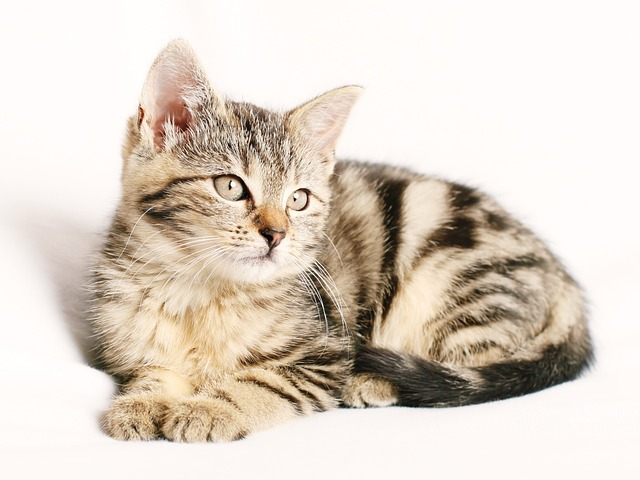
#> input picture image/cat1.jpg, 640 x 480 px
$ jupyter execute index20.ipynb
#> lines starting #> are read from the running program, lines starting #| are printed output that depends on the picture; after the words box and inside, x2 and y2 are one past the last pixel; in counts of white or black regions, pixels touching at a corner belong together
[cell 1]
import pandas as pd
import cv2

[cell 2]
img = cv2.imread("image/cat1.jpg")
#> img is the input picture: shape (480, 640, 3); mean B, G, R 199, 210.7, 221.7
img = cv2.cvtColor(img,cv2.COLOR_BGR2GRAY)
#> img: shape (480, 640)
_,th = cv2.threshold(img,193,255,cv2.THRESH_BINARY)
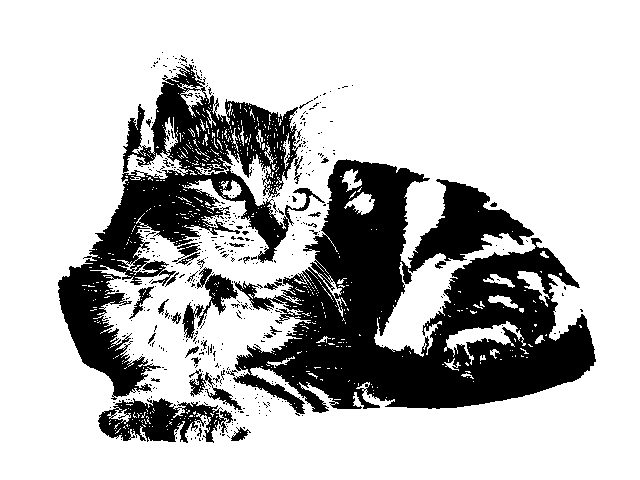
#> th: shape (480, 640); 74.2% white; 460 black regions (425 under 20 px), largest, box (x1, y1, x2, y2) and area: (233, 159, 596, 416) 47004, (58, 64, 325, 400) 24356, (98, 398, 233, 443) 3317
cv2.imshow("thresh",th)
cv2.imshow("cat",img)
cv2.waitKey(0)
cv2.destroyAllWindows()

[cell 3]
img = cv2.imread("image/cat3.jpg")
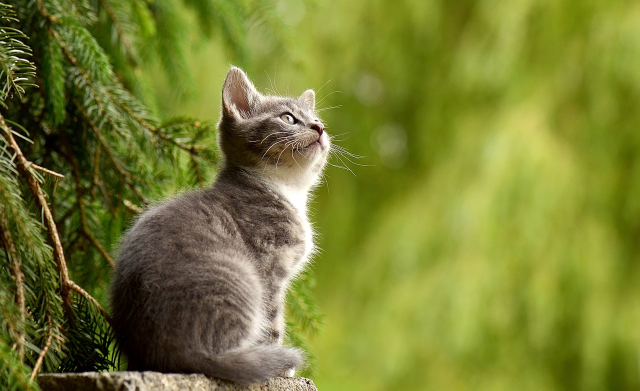
#> input picture image/cat3.jpg, 1280 x 781 px (shown at 1/2 size)
#> img is the input picture: shape (781, 1280, 3); mean B, G, R 49.7, 125.8, 119.2
img = cv2.cvtColor(img,cv2.COLOR_BGR2GRAY)
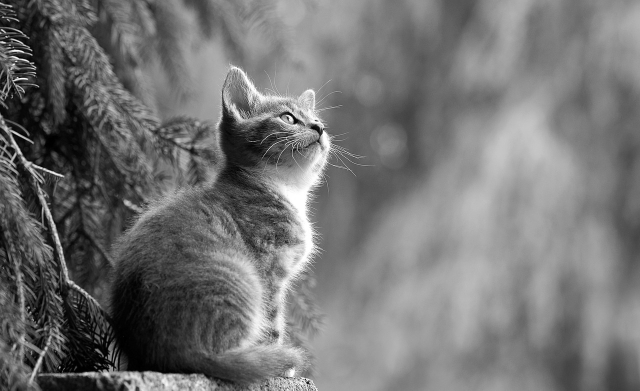
#> img: shape (781, 1280) (shown at 1/2 size); min 0, max 255, mean 115.2
_,th = cv2.threshold(img,103,255,cv2.THRESH_OTSU)
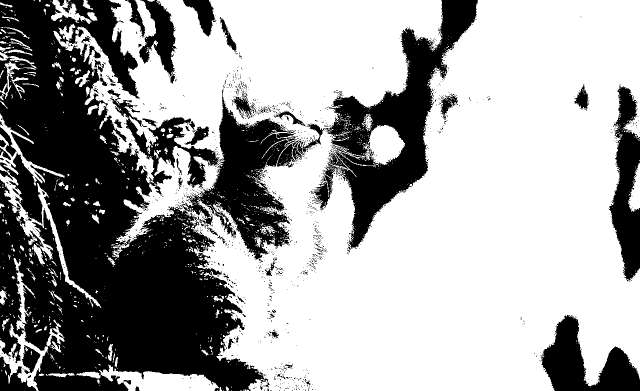
#> th: shape (781, 1280) (shown at 1/2 size); 64.2% white; 1432 black regions (1357 under 20 px), largest, box (x1, y1, x2, y2) and area: (0, 0, 649, 781) 259569, (624, 0, 956, 499) 46305, (1082, 630, 1280, 781) 14540
cv2.imshow("thresh",th)
cv2.imshow("cat",img)
cv2.waitKey(0)
cv2.destroyAllWindows()

[cell 4]
img = cv2.imread("image/cat2.jpeg")
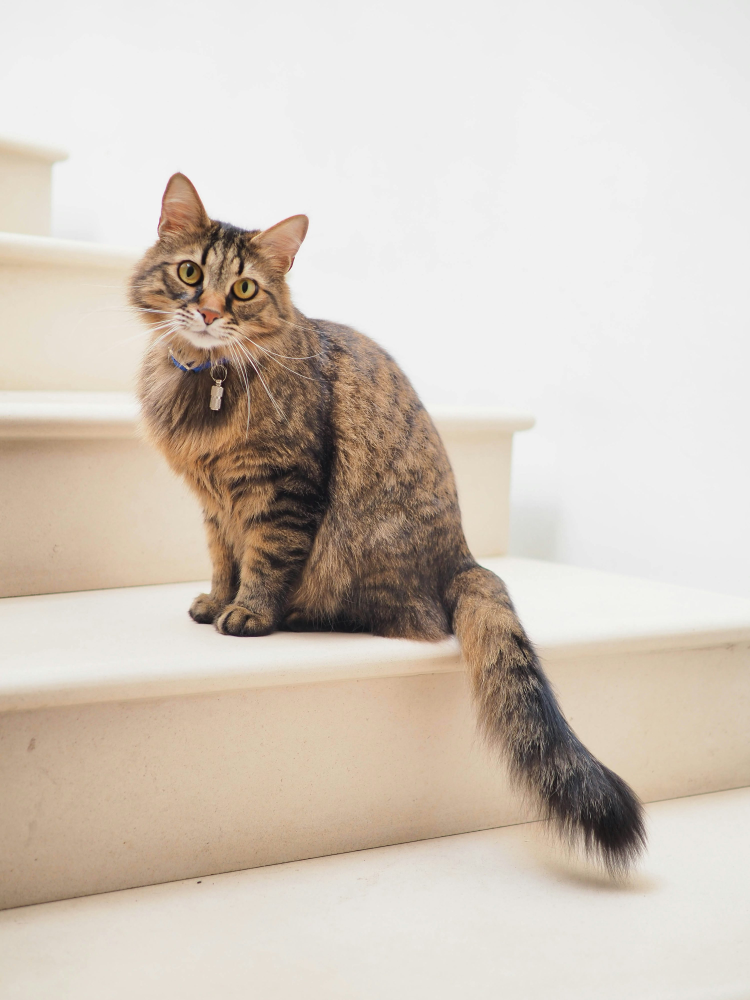
#> input picture image/cat2.jpeg, 3000 x 3999 px (shown at 1/4 size)
#> img is the input picture: shape (3999, 3000, 3); mean B, G, R 190.1, 200.8, 211.2
img = cv2.resize(img,(600,500))
#> img: shape (500, 600, 3)
img = cv2.cvtColor(img,cv2.COLOR_BGR2GRAY)
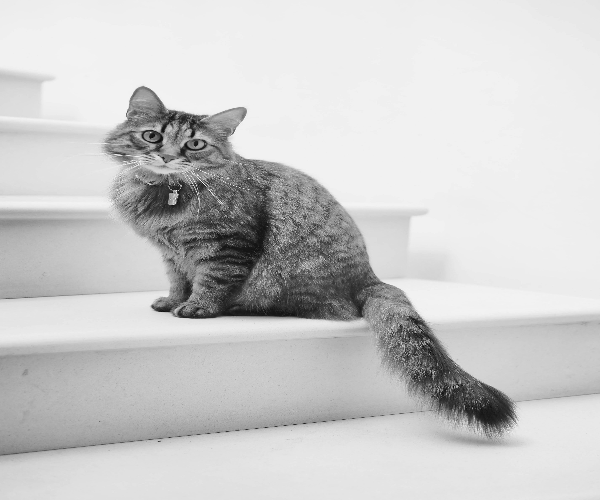
#> img: shape (500, 600); min 1, max 253, mean 202.6
_,th = cv2.threshold(img,103,255,cv2.THRESH_OTSU)
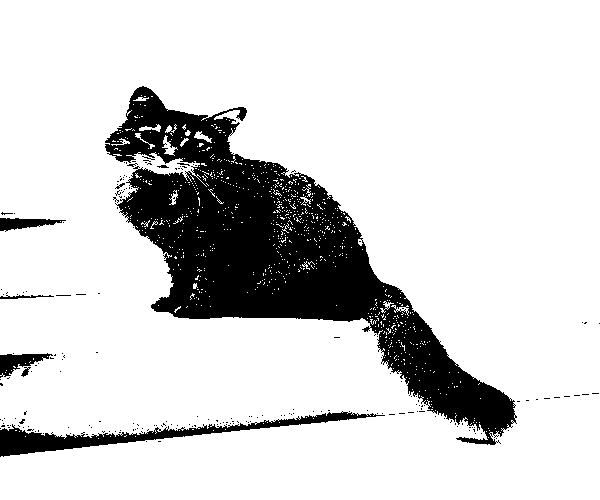
#> th: shape (500, 600); 83.5% white; 206 black regions (198 under 20 px), largest, box (x1, y1, x2, y2) and area: (105, 86, 517, 445) 44139, (0, 411, 385, 457) 3683, (0, 353, 53, 378) 606
cv2.imshow("thresh",th)
cv2.imshow("cat",img)
cv2.waitKey(0)
cv2.destroyAllWindows()

[cell 5]
import matplotlib.pyplot as plt

[cell 6]
img = cv2.imread("image/leaf.jpg")
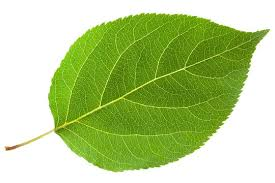
#> input picture image/leaf.jpg, 275 x 183 px
#> img is the input picture: shape (183, 275, 3); mean B, G, R 141, 205.9, 182.1
img = cv2.cvtColor(img,cv2.COLOR_BGR2GRAY)
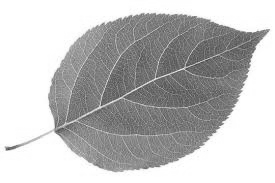
#> img: shape (183, 275); min 70, max 255, mean 191.4
# hist = cv2.calcHist([img],[0],None,[255],[0,255])
# plt.plot(hist)
_,th = cv2.threshold(img,0,255,cv2.THRESH_BINARY+cv2.THRESH_OTSU)
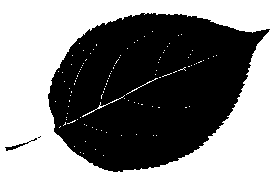
#> th: shape (183, 275); 51.2% white; 3 black regions (1 under 20 px), largest, box (x1, y1, x2, y2) and area: (48, 13, 270, 172) 24471, (5, 138, 37, 151) 71
cv2.imshow("thresh",th)
cv2.imshow("leaf",img)
cv2.waitKey(0)
cv2.destroyAllWindows()
